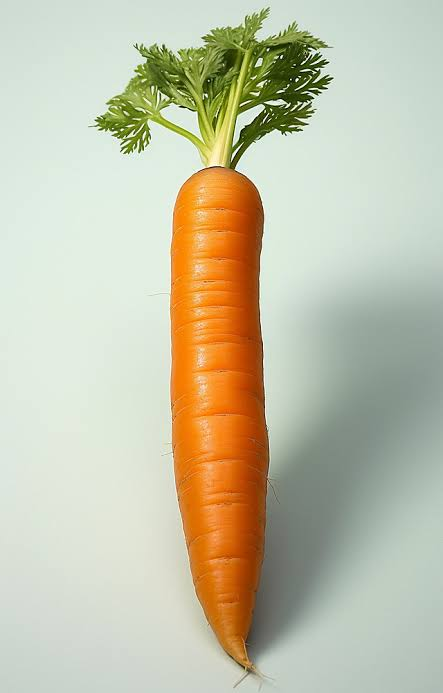
#> input picture Experiment_4/imge4.jpg, 443 x 693 px
$ python main.py   (older library calls are emulated)
#> lines starting #> are read from the running program, lines starting #| are printed output that depends on the picture
import cv2
import numpy as np
import matplotlib.pyplot as plt

# 1. Load a grayscale image
img = cv2.imread('imge4.jpg', cv2.IMREAD_GRAYSCALE)
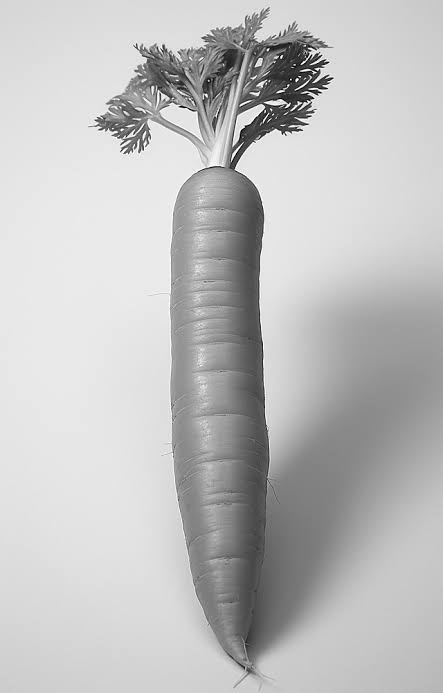
#> img: shape (693, 443); min 0, max 255, mean 191.4
# Check if image was loaded successfully
if img is None:
    print("Error: img4.jpg not found!")
    print("Make sure img4.jpg is inside the Experiment_4 folder.")
    exit()

# 2. Compute the Discrete Fourier Transform (DFT)
dft = cv2.dft(np.float32(img), flags=cv2.DFT_COMPLEX_OUTPUT)
# 3. Shift the zero-frequency component to the center
dft_shift = np.fft.fftshift(dft)

# 4. Compute magnitude spectrum
magnitude_spectrum = 20 * np.log(
    cv2.magnitude(dft_shift[:, :, 0], dft_shift[:, :, 1]) + 1
)
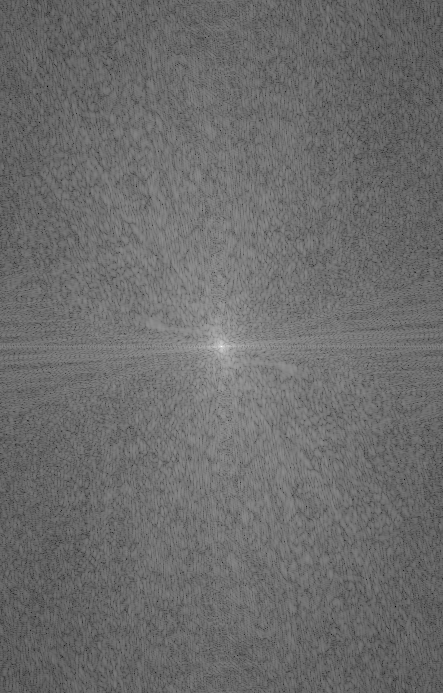
#> magnitude_spectrum: shape (693, 443) float32; min 20.9, max 357.8, mean 164.2; drawn with min black and max white

# Get image dimensions and center point
rows, cols = img.shape
#> rows = 693; cols = 443
crow, ccol = rows // 2, cols // 2
#> crow = 346; ccol = 221
mask_size = 30

# 5. Low-Pass Filter (LPF)
mask_lpf = np.zeros((rows, cols, 2), np.uint8)

mask_lpf[
    crow - mask_size:crow + mask_size,
    ccol - mask_size:ccol + mask_size
] = 1

fshift_lpf = dft_shift * mask_lpf

# 6. High-Pass Filter (HPF)
mask_hpf = np.ones((rows, cols, 2), np.uint8)

mask_hpf[
    crow - mask_size:crow + mask_size,
    ccol - mask_size:ccol + mask_size
] = 0

fshift_hpf = dft_shift * mask_hpf

# 7. Inverse Fourier Transform

# LPF Reconstruction
f_ishift_lpf = np.fft.ifftshift(fshift_lpf)
img_back_lpf = cv2.idft(f_ishift_lpf)

img_back_lpf = cv2.magnitude(
    img_back_lpf[:, :, 0],
    img_back_lpf[:, :, 1]
)
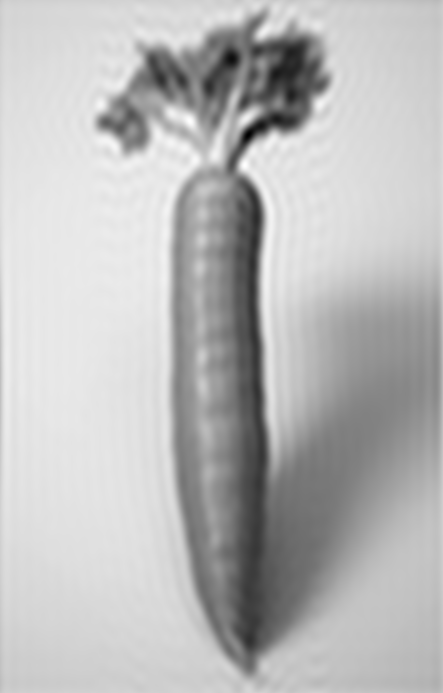
#> img_back_lpf: shape (693, 443) float32; min 5751205.5, max 78093000, mean 58761352; drawn with min black and max white

# HPF Reconstruction
f_ishift_hpf = np.fft.ifftshift(fshift_hpf)
img_back_hpf = cv2.idft(f_ishift_hpf)

img_back_hpf = cv2.magnitude(
    img_back_hpf[:, :, 0],
    img_back_hpf[:, :, 1]
)
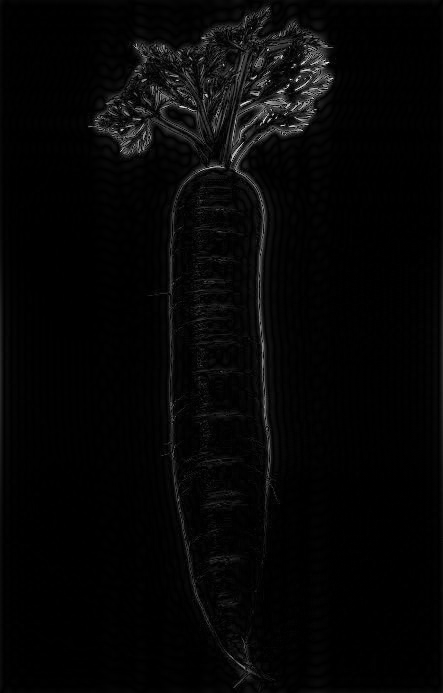
#> img_back_hpf: shape (693, 443) float32; min 781, max 63222804, mean 1542299.4; drawn with min black and max white

# 8. Normalize images for saving
mag_save = cv2.normalize(
    magnitude_spectrum, None, 0, 255,
    cv2.NORM_MINMAX, dtype=cv2.CV_8U
)

lpf_save = cv2.normalize(
    img_back_lpf, None, 0, 255,
    cv2.NORM_MINMAX, dtype=cv2.CV_8U
)

hpf_save = cv2.normalize(
    img_back_hpf, None, 0, 255,
    cv2.NORM_MINMAX, dtype=cv2.CV_8U
)

# 9. Save output images
cv2.imwrite('magnitude_spectrum.jpg', mag_save)
cv2.imwrite('low_pass_filtered.jpg', lpf_save)
cv2.imwrite('high_pass_filtered.jpg', hpf_save)

print("Images have been saved successfully!")

# 10. Display results
plt.figure(figsize=(12, 10))

plt.subplot(221)
plt.imshow(img, cmap='gray')
plt.title('Original Image')
plt.axis('off')

plt.subplot(222)
plt.imshow(magnitude_spectrum, cmap='gray')
plt.title('Magnitude Spectrum')
plt.axis('off')

plt.subplot(223)
plt.imshow(img_back_lpf, cmap='gray')
plt.title('Low-Pass Filtered (Smoothed)')
plt.axis('off')

plt.subplot(224)
plt.imshow(img_back_hpf, cmap='gray')
plt.title('High-Pass Filtered (Edges)')
plt.axis('off')

plt.tight_layout()
plt.show()
